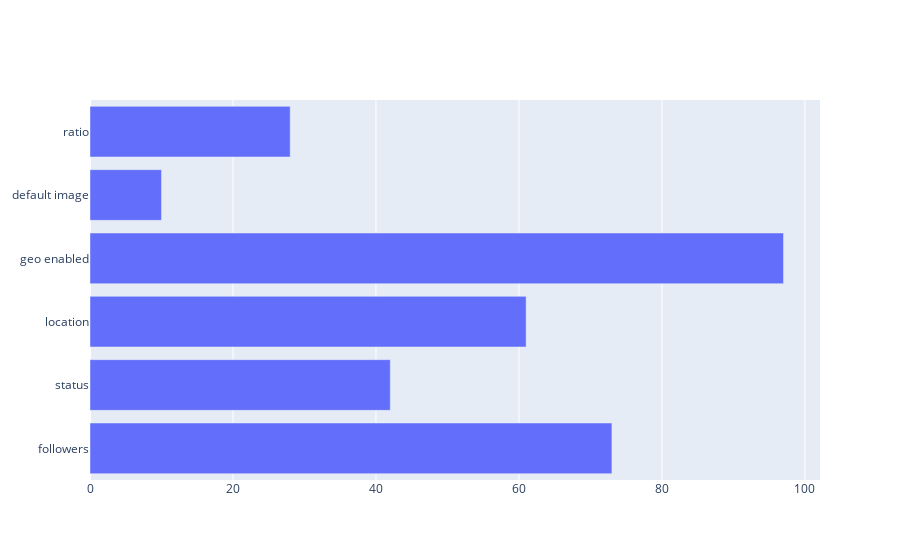

Source (notebook cell):
### Code cell
fig = go.Figure(go.Bar(
            x=[len(followers45_less30), len(status45_less50), len(location45_null), len(geo45_false), len(img45_true), len(ratio45_more10)],
            y=['followers', 'status', 'location', 'geo enabled', 'default image', 'ratio'],
            orientation='h'))
fig.show()

### Figure 1 — Plotly figure (JSON) as saved in the notebook; plotly's stock layout.template omitted (floating-point values rounded to 4 significant figures)
{"data": [{"orientation": "h", "type": "bar", "x": [73, 42, 61, 97, 10, 28], "y": ["followers", "status", "location", "geo enabled", "default image", "ratio"]}], "layout": {}}
